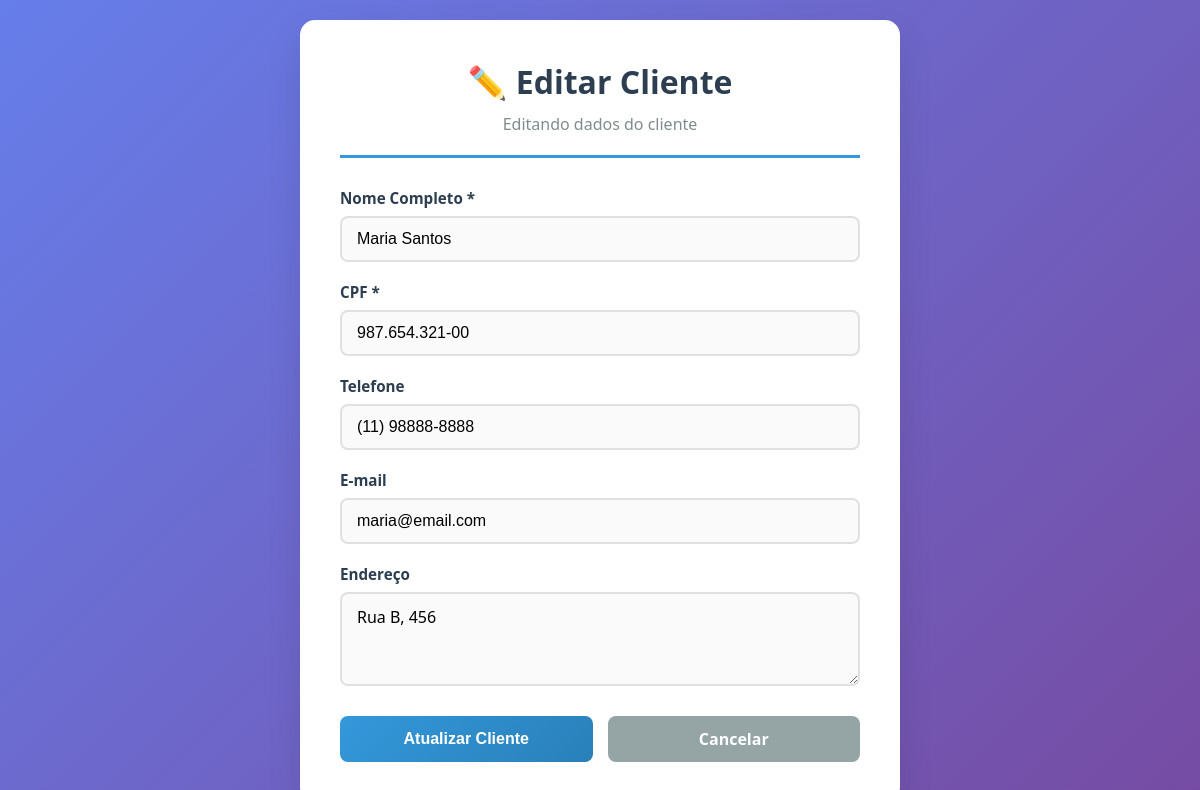
The app's page /clientes/editar.php?id=2 with its own data.
### tables this page shows
CREATE TABLE CLIENTE (
    ID_CLIENTE INT AUTO_INCREMENT PRIMARY KEY,
    NOME_CLIENTE VARCHAR(100) NOT NULL,
    CPF_CLIENTE VARCHAR(14) UNIQUE,
    TELEFONE_CLIENTE VARCHAR(15),
    EMAIL VARCHAR(100),
    ENDERECO VARCHAR(255)
);

### clientes/editar.php (the view, shortened to what this page needs)
<?php
require_once '../conexao.php';
$id_cliente = $_GET['id'];
$sql = "SELECT * FROM CLIENTE WHERE ID_CLIENTE = ?";
$stmt = $pdo->prepare($sql);
$stmt->execute([$id_cliente]);
$cliente = $stmt->fetch(PDO::FETCH_ASSOC);
?>
<!DOCTYPE html>
<html lang="pt-br">
<head>
    <link rel="stylesheet" href="editar.css">
</head>
<body>
    <div class="container">
        <div class="form-wrapper">
            <div class="header">
                <h1>✏️ Editar Cliente</h1>
                <p>Editando dados do cliente</p>
            </div>
            <form method="POST" class="form-cadastro">
                <div class="form-group">
                    <label for="nome">Nome Completo *</label>
                    <input type="text" id="nome" name="nome" value="<?= htmlspecialchars($cliente['NOME_CLIENTE']) ?>" required>
                </div>
                <div class="form-group">
                    <label for="cpf">CPF *</label>
                    <input type="text" id="cpf" name="cpf" value="<?= htmlspecialchars($cliente['CPF_CLIENTE']) ?>" required>
                </div>
                <div class="form-group">
                    <label for="telefone">Telefone</label>
                    <input type="text" id="telefone" name="telefone" value="<?= htmlspecialchars($cliente['TELEFONE_CLIENTE']) ?>">
                </div>
                <div class="form-group">
                    <label for="email">E-mail</label>
                    <input type="email" id="email" name="email" value="<?= htmlspecialchars($cliente['EMAIL']) ?>">
                </div>
                <div class="form-group">
                    <label for="endereco">Endereço</label>
                    <textarea id="endereco" name="endereco" rows="3"><?= htmlspecialchars($cliente['ENDERECO']) ?></textarea>
                </div>
                <div class="form-actions">
                    <button type="submit" class="btn btn-primary">Atualizar Cliente</button>
                    <a href="listar.php" class="btn btn-secondary">Cancelar</a>
                </div>
            </form>
        </div>
    </div>
</body>
</html>

### clientes/editar.css (style rules this page uses)
* { margin: 0; padding: 0; box-sizing: border-box; }
body { font-family: 'Segoe UI', Tahoma, Geneva, Verdana, sans-serif; background: linear-gradient(135deg, #667eea 0%, #764ba2 100%); min-height: 100vh; padding: 20px; display: flex; justify-content: center; align-items: center; }
.container { width: 100%; max-width: 600px; }
.form-wrapper { background: white; border-radius: 15px; box-shadow: 0 15px 35px rgba(0,0,0,0.1); padding: 40px; transition: transform 0.3s ease; }
.header { text-align: center; margin-bottom: 30px; border-bottom: 3px solid #3498db; padding-bottom: 20px; }
.header h1 { color: #2c3e50; font-size: 2em; margin-bottom: 10px; }
.header p { color: #7f8c8d; font-size: 1em; }
.form-cadastro { display: flex; flex-direction: column; gap: 20px; }
.form-group { display: flex; flex-direction: column; }
.form-group label { color: #2c3e50; font-weight: 600; margin-bottom: 8px; font-size: 0.95em; }
.form-group input, .form-group textarea { padding: 12px 15px; border: 2px solid #e0e0e0; border-radius: 8px; font-size: 1em; transition: all 0.3s ease; background: #fafafa; }
.form-group textarea { resize: vertical; min-height: 80px; font-family: inherit; }
.form-actions { display: flex; gap: 15px; margin-top: 10px; }
.btn { padding: 12px 25px; border: none; border-radius: 8px; font-size: 1em; font-weight: 600; text-decoration: none; text-align: center; cursor: pointer; transition: all 0.3s ease; flex: 1; }
.btn-primary { background: linear-gradient(135deg, #3498db, #2980b9); color: white; }
.btn-secondary { background: #95a5a6; color: white; }

### records on screen
cliente: nome "Maria Santos", cpf "987.654.321-00", telefone "(11) 98888-8888", email "maria@email.com", endereco "Rua B, 456"
